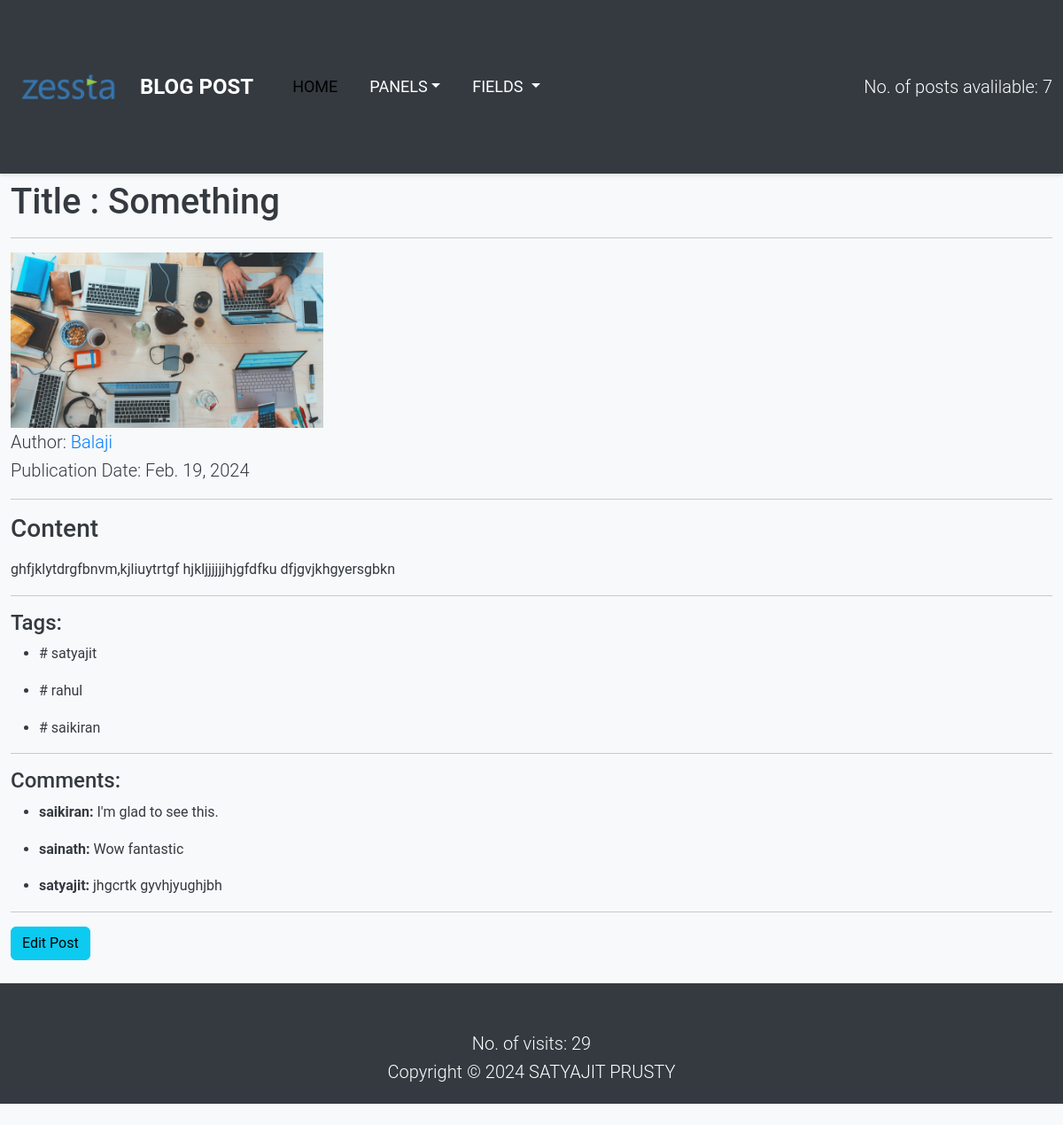
/post/1, run on the app's committed database.
### blogging/models.py (models this page shows, shortened)
class Post(models.Model):
    title = models.CharField(max_length=50)
    content = models.TextField()
    author = models.ForeignKey(User, on_delete=models.CASCADE)
    date = models.DateField(default = datetime.now().date())
    tags = models.ManyToManyField('Tagging', related_name='posts_tags', null = True, blank=True)
    comments = models.ManyToManyField('Comment', related_name = 'post_comments', null = True, blank = True)
    tags_count = models.IntegerField(default = 0, null = True, blank = True)
    image = models.ImageField(upload_to='images/',null=True,blank=True)

class User(models.Model):
    first_name = models.CharField(max_length=50)
    last_name = models.CharField(max_length=50)
    email = models.EmailField(max_length = 100, unique = True)
    user_name = models.CharField(max_length=50)
    password = models.CharField(max_length=10)
    class Meta:
        ordering = ('id',)
    def __str__(self):
        return self.first_name

class Tagging(models.Model):
    name = models.CharField(max_length=50)
    posts = models.ManyToManyField(Post, related_name='tags_posts',null = True, blank=True)
    def __str__(self):
        return self.name

class Comment(models.Model):
    name = models.CharField(max_length=100)
    email = models.EmailField(max_length = 100, unique = True)
    post = models.ManyToManyField(Post, related_name='comments_post')
    content = models.TextField()
    date = models.DateField(default = datetime.now().date())
    def __str__(self):
        return self.name

### blogging/views.py (the view)
# urls.py: path('post/<int:post_id>', views.post_info, name = "post_info"),
def post_info(request,post_id):
    post = Post.objects.get(id = post_id)
    return render(request, 'post_info.html', {'post':post,'MEDIA_URL': MEDIA_URL})

### blogging/templates/post_info.html (shortened to what this page needs)
{% extends 'base.html' %}
{% block content %}
<h1 class="my-2">Title : {{ post.title }}</h1>
<hr>
{% if post.image %}
<img src="{{MEDIA_URL}}{{ post.image }}" width="30%" alt="{{MEDIA_URL}}{{ post.image }}">
{%else%}
<img src="https://source.unsplash.com/1600x900/?blogs" width="30%" alt="Sample Image">
{% endif %}
<p class="lead">Author:    <a href="/user/{{post.author.id}}"> {{post.author}} </a><br> Publication Date:
    {{post.date}}</p>
<hr>
<div>
    <h3>Content</h3>
    <p>{{post.content|linebreaks}}</p>
</div>
<hr>
<div>
    <h4>Tags:</h4>
    {% for tag in post.tags.all %}
    <ul>
        <li># {{tag}}</li>
    </ul>
    {% endfor %}
    <hr>
    <h4>Comments:</h4>
    {% for comment in post.comments.all %}
        <ul>
            <li><strong>{{comment}}:</strong> {{comment.content}}</li>
        </ul>
    {% endfor %}
</div>
<hr>
<a href="{{post.id}}/verification" class="btn btn-info mb-4">Edit Post</a><br>
{% endblock %}

### blogging/templates/base.html (shortened to what this page needs)
{% load static %}
<!DOCTYPE html>
<html lang="en">
<head>
    <link href="https://cdn.jsdelivr.net/npm/bootstrap@5.3.2/dist/css/bootstrap.min.css" rel="stylesheet"
>
    <link rel="stylesheet" type="text/css" href="{% static 'style.css' %}">
</head>
<body>
    <header>
        <nav class="navbar navbar-expand-lg">
            <div class="container">
                <a class="navbar-brand" href="/"><img src="{% static 'logo.png' %}" width="130" alt="Logo"></a>
                <a class="navbar-brand" href="/">Blog Post</a>
                <div class="collapse navbar-collapse" id="navbarNav">
                    <ul class="navbar-nav">
                        <li class="nav-item">
                            <a class="nav-link active" aria-current="page" href="/">Home</a>
                        </li>
                        <li class="nav-item dropdown">
                            <a class="nav-link dropdown-toggle" href="#" role="button" data-bs-toggle="dropdown"
                                aria-expanded="false">Panels</a>
                        </li>
                        <li class="nav-item dropdown">
                            <a class="nav-link dropdown-toggle" href="#" role="button" data-bs-toggle="dropdown"
                                aria-expanded="false">
                                Fields
                            </a>
                        </li>
                    </ul>
                </div>
                <span class="lead" style="color: white;">No. of posts avalilable: {{no_of_posts}}</span>
            </div>
        </nav>
    </header>
    <div class="container">
        {% block content %}{% endblock %}
    </div>
    <footer class="text-center mb-4 lead">
        <br>
        <span class="lead">No. of visits: {{visits}}</span>
        <br>
        <span class="mb-4">
            Copyright &copy;
            <script>document.write(new Date().getFullYear())</script> SATYAJIT PRUSTY
        </span>
    </footer>
</body>
</html>

### blogging/static/style.css (style rules this page uses)
body { font-family: 'Roboto', sans-serif; background-color: #f8f9fa; color: #343a40; margin: 0; padding: 0; line-height: 1.6; }
.container { max-width: 1200px; margin: auto; }
header { background-color: #343a40; padding: 20px 0; box-shadow: 0 2px 4px rgba(0, 0, 0, 0.1); }
.navbar-brand { color: #fff; font-size: 24px; font-weight: bold; text-transform: uppercase; }
.navbar-nav .nav-link { color: #fff; font-size: 18px; margin-left: 20px; text-transform: uppercase; transition: color 0.3s ease; }
footer { background-color: #343a40; color: #fff; padding: 20px 0; text-align: center; border-top: 2px solid #fff; }
a { color: #007bff; text-decoration: none; transition: color 0.3s ease; }

### data on the page
Post: title "Something", image (picture), author "Balaji", date "Feb. 19, 2024", content "ghfjklytdrgfbnvm,kjliuytrtgf hjkljjjjjjhjgfdfku dfjgvjkhgyersgbkn"
Tagging: name "satyajit"
Tagging: name "rahul"
Tagging: name "saikiran"
Comment: name "saikiran", content "I'm glad to see this."
Comment: name "sainath", content "Wow fantastic"
Comment: name "satyajit", content "jhgcrtk gyvhjyughjbh"

### other printed values
{{ no_of_posts }} "7"
{{ visits }} "29"
